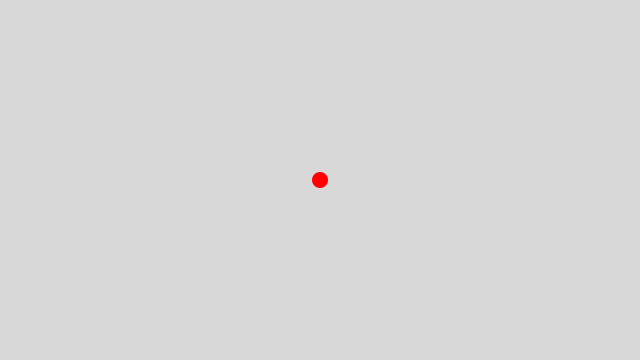
Frame 1 (no input)
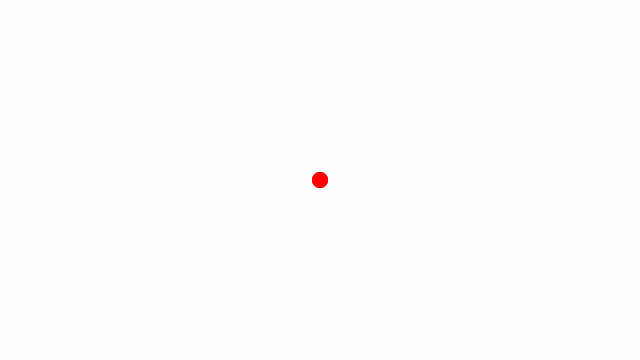
Frame 60 (the mouse pressed at the canvas centre just before this capture)
Frame 120 (the mouse held since frame 60 and released just before this capture): identical to frame 60, image omitted

The Processing sketch that drew these frames (run headless with seeded random() and noise(); from frame 60 on, the mouse is pressed at the canvas centre):

// Processing sketch: Nature_Of_Code_EX_1_5
// ── Nature_Of_Code_EX_1_5.pde
// ベクトル運動：キー操作による加減速
Mover mover;

void setup() {
  size(640, 360);
  mover = new Mover();
}

void draw() {
  //background(255);
  noStroke();
  fill(255, 60);
  rect(0,0,width,height);
  mover.update();
  mover.checkEdges();
  mover.display();
}

// 移動オブジェクトクラス
class Mover {
  PVector location;
  PVector velocity;
  PVector acceleration;
  float topSpeed;
  
  Mover() {
    // 描写位置と速度の初期値を設定
    location = new PVector(width / 2, height / 2);
    velocity = new PVector(0, 0);
    // 加速度、加速度の上限
    acceleration = new PVector(-0.001, 0.01);
    topSpeed = 10;
  }
  
  void update() {
    // 速度に加速度を加算
    if (keyPressed == true) {
      if (keyCode  == UP) {
        velocity.add(acceleration);
      } else if(keyCode == DOWN) {
        velocity.sub(acceleration);
      }
    }
    // 速度の上限を設定
    velocity.limit(topSpeed);
    // 現在位置に速度分の移動を加算
    location.add(velocity);
  }
  
  void display() {
    noStroke();
    fill(255, 0, 0);
    ellipse(location.x, location.y, 16, 16);
  } 

  // ウィンドウ端に到達したかのチェック
  void checkEdges() {
    if (location.x > width) {
      location.x = 0;
    } else if (location.x < 0) {
      location.x = width;
    }

    if (location.y > height) {
      location.y = 0;
    } else if (location.y < 0) {
      location.y = height;
    }
  }
}
